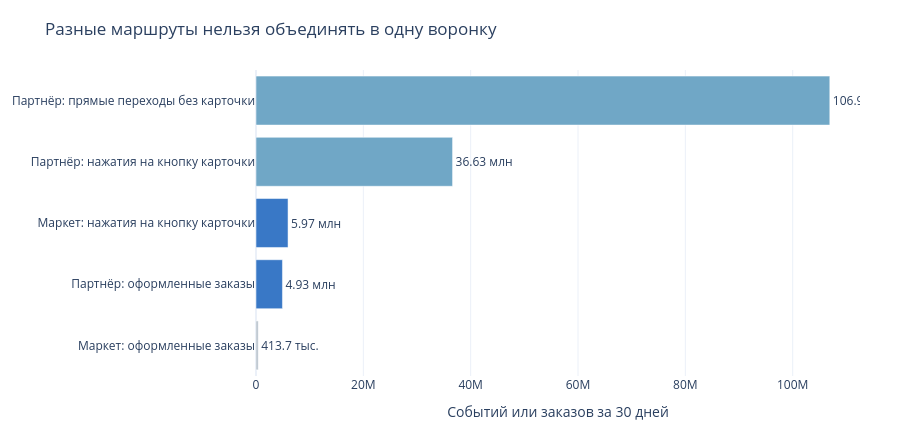

The notebook cell saved with this chart:
### Markdown cell above
## Дополнительная проверка маршрутов

Перед ростом чекаута сначала нужно различать три вопроса: куда ведёт конкретная кнопка, дошёл ли пользователь до оформления и был ли заказ оплачен. Таблица ниже показывает объёмы разных событий, но не последовательность одной когорты.

### Code cell
route_events = pd.Series({
    'Маркет: нажатия на кнопку карточки': market.loc['Нажатия на кнопку в карточке', mv],
    'Партнёр: нажатия на кнопку карточки': market.loc['Нажатия на кнопку в карточке', p1],
    'Партнёр: прямые переходы без карточки': market.loc['Прямые переходы к Партнёру 1 (без открытия карточки)', p1],
    'Маркет: оформленные заказы': market.loc['Оформленные заказы', mv],
    'Партнёр: оформленные заказы': market.loc['Оформленные заказы', p1],
}).sort_values()

import plotly.graph_objects as go
fig = go.Figure(go.Bar(
    x=route_events.values,
    y=route_events.index,
    orientation='h',
    marker=dict(color=['#B8C2CC', '#3978C6', '#3978C6', '#70A7C6', '#70A7C6']),
    text=[f'{v/1e6:.2f} млн' if v >= 1e6 else f'{v/1e3:.1f} тыс.' for v in route_events.values],
    textposition='outside',
    hovertemplate='%{y}<br>%{x:,.0f}<extra></extra>'
))
fig.update_layout(template='plotly_white', height=430, margin=dict(l=180, r=40, t=70, b=50),
                  title='Разные маршруты нельзя объединять в одну воронку',
                  xaxis_title='Событий или заказов за 30 дней')
fig.show(config={'displaylogo': False, 'responsive': True})

### Figure 1 — Plotly figure (JSON) as saved in the notebook; plotly's stock layout.template omitted (floating-point values rounded to 4 significant figures)
{"data": [{"hovertemplate": "%{y}<br>%{x:,.0f}<extra></extra>", "marker": {"color": ["#B8C2CC", "#3978C6", "#3978C6", "#70A7C6", "#70A7C6"]}, "orientation": "h", "text": ["413.7 тыс.", "4.93 млн", "5.97 млн", "36.63 млн", "106.91 млн"], "textposition": "outside", "type": "bar", "x": [413700.0, 4928000.0, 5969000.0, 36630000.0, 106900000.0], "y": ["Маркет: оформленные заказы", "Партнёр: оформленные заказы", "Маркет: нажатия на кнопку карточки", "Партнёр: нажатия на кнопку карточки", "Партнёр: прямые переходы без карточки"]}], "layout": {"height": 430, "margin": {"b": 50, "l": 180, "r": 40, "t": 70}, "title": {"text": "Разные маршруты нельзя объединять в одну воронку"}, "xaxis": {"title": {"text": "Событий или заказов за 30 дней"}}}}
